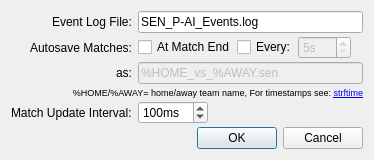
<?xml version="1.0" encoding="UTF-8"?>
<ui version="4.0">
 <class>SettingsDialog</class>
 <widget class="QDialog" name="SettingsDialog">
  <property name="geometry">
   <rect>
    <x>0</x>
    <y>0</y>
    <width>374</width>
    <height>153</height>
   </rect>
  </property>
  <property name="sizePolicy">
   <sizepolicy hsizetype="Fixed" vsizetype="Fixed">
    <horstretch>0</horstretch>
    <verstretch>0</verstretch>
   </sizepolicy>
  </property>
  <property name="windowTitle">
   <string>Settings</string>
  </property>
  <layout class="QFormLayout" name="formLayout">
   <property name="labelAlignment">
    <set>Qt::AlignRight|Qt::AlignTrailing|Qt::AlignVCenter</set>
   </property>
   <property name="verticalSpacing">
    <number>3</number>
   </property>
   <item row="0" column="0">
    <widget class="QLabel" name="eventLogLabel">
     <property name="text">
      <string>Event Log File:</string>
     </property>
    </widget>
   </item>
   <item row="0" column="1">
    <widget class="QLineEdit" name="logFileEdit">
     <property name="text">
      <string>SEN_P-AI_Events.log</string>
     </property>
    </widget>
   </item>
   <item row="1" column="1">
    <layout class="QHBoxLayout" name="horizontalLayout_4">
     <property name="spacing">
      <number>2</number>
     </property>
     <item>
      <widget class="QCheckBox" name="autosaveOnEnd">
       <property name="text">
        <string>At Match End</string>
       </property>
      </widget>
     </item>
     <item>
      <widget class="QCheckBox" name="autosaveTimed">
       <property name="enabled">
        <bool>true</bool>
       </property>
       <property name="text">
        <string>Every:</string>
       </property>
      </widget>
     </item>
     <item>
      <widget class="QSpinBox" name="autosaveInterval">
       <property name="enabled">
        <bool>false</bool>
       </property>
       <property name="suffix">
        <string>s</string>
       </property>
       <property name="minimum">
        <number>5</number>
       </property>
       <property name="maximum">
        <number>999</number>
       </property>
      </widget>
     </item>
     <item>
      <spacer name="horizontalSpacer_2">
       <property name="orientation">
        <enum>Qt::Horizontal</enum>
       </property>
       <property name="sizeHint" stdset="0">
        <size>
         <width>40</width>
         <height>20</height>
        </size>
       </property>
      </spacer>
     </item>
    </layout>
   </item>
   <item row="2" column="0">
    <widget class="QLabel" name="as">
     <property name="enabled">
      <bool>true</bool>
     </property>
     <property name="text">
      <string>as:</string>
     </property>
    </widget>
   </item>
   <item row="2" column="1">
    <layout class="QHBoxLayout" name="horizontalLayout_3">
     <item>
      <widget class="QLineEdit" name="matchSaveEdit">
       <property name="enabled">
        <bool>false</bool>
       </property>
       <property name="text">
        <string>%HOME_vs_%AWAY.sen</string>
       </property>
      </widget>
     </item>
    </layout>
   </item>
   <item row="3" column="0" colspan="2">
    <widget class="QLabel" name="formatLabel">
     <property name="font">
      <font>
       <pointsize>7</pointsize>
      </font>
     </property>
     <property name="layoutDirection">
      <enum>Qt::LeftToRight</enum>
     </property>
     <property name="text">
      <string>&lt;html&gt;&lt;head/&gt;&lt;body&gt;&lt;p&gt;%HOME/%AWAY= home/away team name, For timestamps see: &lt;a href=&quot;http://strftime.org/&quot;&gt;&lt;span style=&quot; text-decoration: underline; color:#0000ff;&quot;&gt;strftime&lt;/span&gt;&lt;/a&gt;&lt;/p&gt;&lt;/body&gt;&lt;/html&gt;</string>
     </property>
     <property name="alignment">
      <set>Qt::AlignRight|Qt::AlignTrailing|Qt::AlignVCenter</set>
     </property>
     <property name="openExternalLinks">
      <bool>true</bool>
     </property>
     <property name="textInteractionFlags">
      <set>Qt::LinksAccessibleByKeyboard|Qt::LinksAccessibleByMouse</set>
     </property>
    </widget>
   </item>
   <item row="4" column="0">
    <widget class="QLabel" name="updateIntervalLabel">
     <property name="text">
      <string>Match Update Interval:</string>
     </property>
    </widget>
   </item>
   <item row="4" column="1">
    <layout class="QHBoxLayout" name="horizontalLayout">
     <item>
      <widget class="QSpinBox" name="updateRate">
       <property name="suffix">
        <string>ms</string>
       </property>
       <property name="minimum">
        <number>1</number>
       </property>
       <property name="maximum">
        <number>9999</number>
       </property>
       <property name="value">
        <number>100</number>
       </property>
      </widget>
     </item>
     <item>
      <spacer name="horizontalSpacer">
       <property name="orientation">
        <enum>Qt::Horizontal</enum>
       </property>
       <property name="sizeHint" stdset="0">
        <size>
         <width>40</width>
         <height>20</height>
        </size>
       </property>
      </spacer>
     </item>
    </layout>
   </item>
   <item row="5" column="0" colspan="2">
    <widget class="QDialogButtonBox" name="buttonBox">
     <property name="orientation">
      <enum>Qt::Horizontal</enum>
     </property>
     <property name="standardButtons">
      <set>QDialogButtonBox::Cancel|QDialogButtonBox::Ok</set>
     </property>
    </widget>
   </item>
   <item row="1" column="0">
    <widget class="QLabel" name="label">
     <property name="text">
      <string>Autosave Matches:</string>
     </property>
    </widget>
   </item>
  </layout>
 </widget>
 <resources/>
 <connections>
  <connection>
   <sender>buttonBox</sender>
   <signal>accepted()</signal>
   <receiver>SettingsDialog</receiver>
   <slot>accept()</slot>
   <hints>
    <hint type="sourcelabel">
     <x>361</x>
     <y>146</y>
    </hint>
    <hint type="destinationlabel">
     <x>157</x>
     <y>120</y>
    </hint>
   </hints>
  </connection>
  <connection>
   <sender>buttonBox</sender>
   <signal>rejected()</signal>
   <receiver>SettingsDialog</receiver>
   <slot>reject()</slot>
   <hints>
    <hint type="sourcelabel">
     <x>361</x>
     <y>146</y>
    </hint>
    <hint type="destinationlabel">
     <x>286</x>
     <y>120</y>
    </hint>
   </hints>
  </connection>
  <connection>
   <sender>autosaveTimed</sender>
   <signal>toggled(bool)</signal>
   <receiver>autosaveInterval</receiver>
   <slot>setEnabled(bool)</slot>
   <hints>
    <hint type="sourcelabel">
     <x>146</x>
     <y>71</y>
    </hint>
    <hint type="destinationlabel">
     <x>179</x>
     <y>70</y>
    </hint>
   </hints>
  </connection>
 </connections>
</ui>
